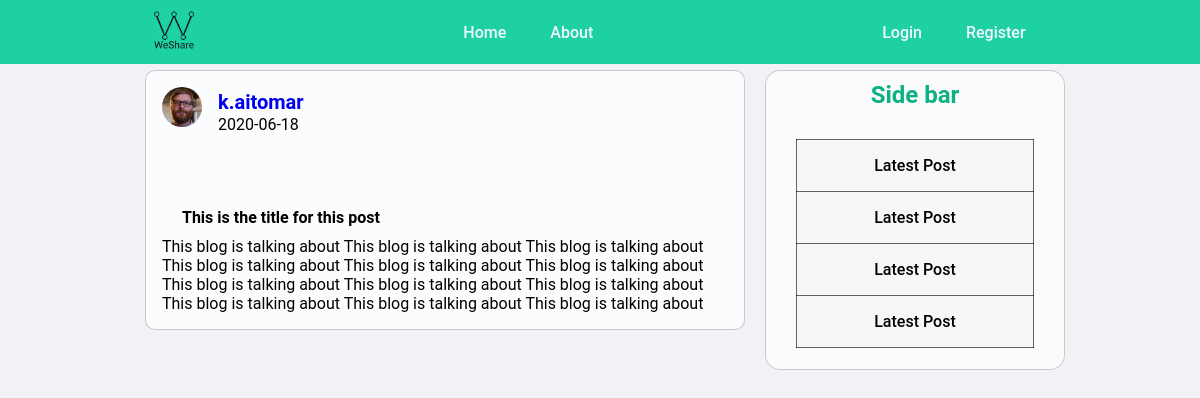
/post/1, run on the app's committed database.
### blogapp/models.py (models this page shows, shortened)
class User(db.Model, UserMixin):
    id = db.Column(db.Integer, primary_key=True)
    username = db.Column(db.String(20), unique=True, nullable=False)
    email = db.Column(db.String(120), unique=True, nullable=False)
    image_file = db.Column(db.String(20), nullable=False, default='default.jpg')
    password = db.Column(db.String(60), nullable=False)
    posts = db.relationship('Post', backref='author', lazy=True)

class Post(db.Model):
    id = db.Column(db.Integer, primary_key=True)
    title = db.Column(db.String(100), nullable=False)
    date_posted = db.Column(db.DateTime, nullable=False, default=datetime.utcnow)
    content = db.Column(db.Text, nullable=False)
    user_id = db.Column(db.Integer, db.ForeignKey('user.id'), nullable=False)

### blogapp/routes.py (the view)
@app.route('/post/<int:post_id>')
def post(post_id):
    post = Post.query.get_or_404(post_id)
    return render_template('post.html', title=post.title , post=post)

### blogapp/templates/post.html (shortened to what this page needs)
{% extends 'layout.html' %}
{%block content%}
        <article class="blog-post-info">
            <img src="{{ url_for('static' , filename='profil_pics/'+ post.author.image_file) }}" alt="">
            <div class="blog-post-authour">
                <h1><a href="#">{{ post.author.username }}</a></h1>
            </div>
            <div class="blog-post-date">
                <p>{{ post.date_posted.strftime('%Y-%m-%d') }}</p>
            </div>
            <br>
            <br>
            <div class="post-infos">
                <div class="blog-post-title">
                    <h2>{{ post.title }}</h2>
                </div>
                <div class="blog-post-content">
                    <p>{{ post.content }}</p>
                </div>
            </div>
        </article>
{%endblock content%}

### blogapp/static/style.css (style rules this page uses)
* { font-family: 'Roboto' , sans-serif; box-sizing: border-box; margin : 0; padding: 0; }
body { background-color: #f1f2f6; font-size: medium; }
body { background-color: #f1f2f6; display: flex; justify-content: center; }
.blog-post-info { background-color: rgba(255, 255, 255, 0.719); margin: 10px; padding: 1rem; width: 600px; border: 1px solid rgba(0, 0, 0, 0.2) ; border-radius: 10px; }
.blog-post-info img { width: 40px; height: 40px; float: left; margin: 0 1rem 0 0; border-radius: 50%; display: block; }
.blog-post-info a { text-decoration: none; font-size: 20px; }
.blog-post-info h2 { margin:0px 0px 10px 20px; font-size: 16px; }
.post-infos { margin-top: 36px; }

### data on the page
User: image_file (picture), author.username "k.aitomar"
Post: date_posted "2020-06-18", title "This is the title for this post", content "This blog is talking about This blog is talking about This blog is talking about This blog is talking about This blog is talking about This blog is talking about This blog is talking about This blog is talking about This blog is talking about This blog is talking about This blog is talking about This blog is talking about"
